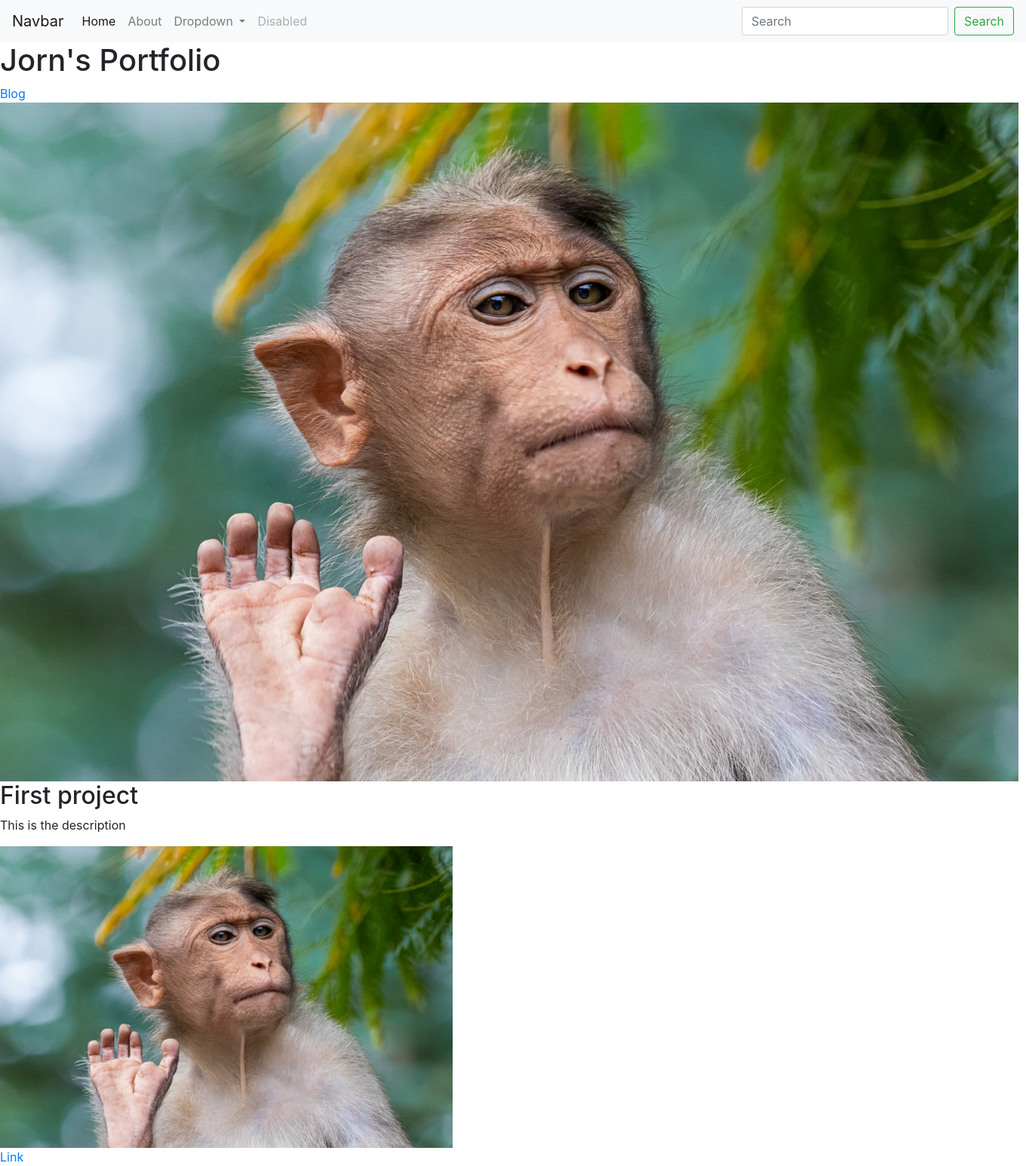
The page / on the database its author committed.
### portfolio/models.py (models this page shows, shortened)
class Project(models.Model):
    title = models.CharField(max_length=100)
    description = models.CharField(max_length=250)
    image = models.ImageField(upload_to='portfolio/images/')
    url = models.URLField(blank=True)

### portfolio/views.py (the view)
# urls.py: 2. Add a URL to urlpatterns:  path('', views.home, name='home')
def home(request):
    projects = Project.objects.all()
    return render(request, 'portfolio/home.html', {'projects':projects})

### portfolio/templates/portfolio/home.html
{% extends 'portfolio/base.html' %}
{% block content %}
  <h1>Jorn's Portfolio</h1>
  {% load static %}
  <a href="{% url 'blog:all_blogs' %}">Blog</a>
  <br>
  <img src="{% static 'portfolio/monkey.jpg' %}" alt="">
  {% for project in projects %}
    <h2>{{ project.title }}</h2>
    <p>{{ project.description }}</p>
    <img src="{{ project.image.url }}" height=400>
    {% if project.url %}
      <br>
      <a href="{{ project.url }}">Link</a>
    {% endif %}
  {% endfor %}
{% endblock %}

### portfolio/templates/portfolio/base.html (shortened to what this page needs)
<!doctype html>
<html lang="en">
  <head>
    <link rel="stylesheet" href="https://stackpath.bootstrapcdn.com/bootstrap/4.4.1/css/bootstrap.min.css">
  </head>
  <body>
    <nav class="navbar navbar-expand-lg navbar-light bg-light">
      <a class="navbar-brand" href="#">Navbar</a>
      <div class="collapse navbar-collapse" id="navbarSupportedContent">
        <ul class="navbar-nav mr-auto">
          <li class="nav-item active">
            <a class="nav-link" href="#">Home <span class="sr-only">(current)</span></a>
          </li>
          <li class="nav-item">
            <a class="nav-link" href="#">About</a>
          </li>
          <li class="nav-item dropdown">
            <a class="nav-link dropdown-toggle" href="#" id="navbarDropdown" role="button" data-toggle="dropdown" aria-haspopup="true" aria-expanded="false">
              Dropdown
            </a>
          </li>
          <li class="nav-item">
            <a class="nav-link disabled" href="#" tabindex="-1" aria-disabled="true">Disabled</a>
          </li>
        </ul>
        <form class="form-inline my-2 my-lg-0">
          <input class="form-control mr-sm-2" type="search" placeholder="Search" aria-label="Search">
          <button class="btn btn-outline-success my-2 my-sm-0" type="submit">Search</button>
        </form>
      </div>
    </nav>
    {% block content %}{% endblock %}
  </body>
</html>

### rows shown on the page
Project: title "First project", description "This is the description", image (picture)
